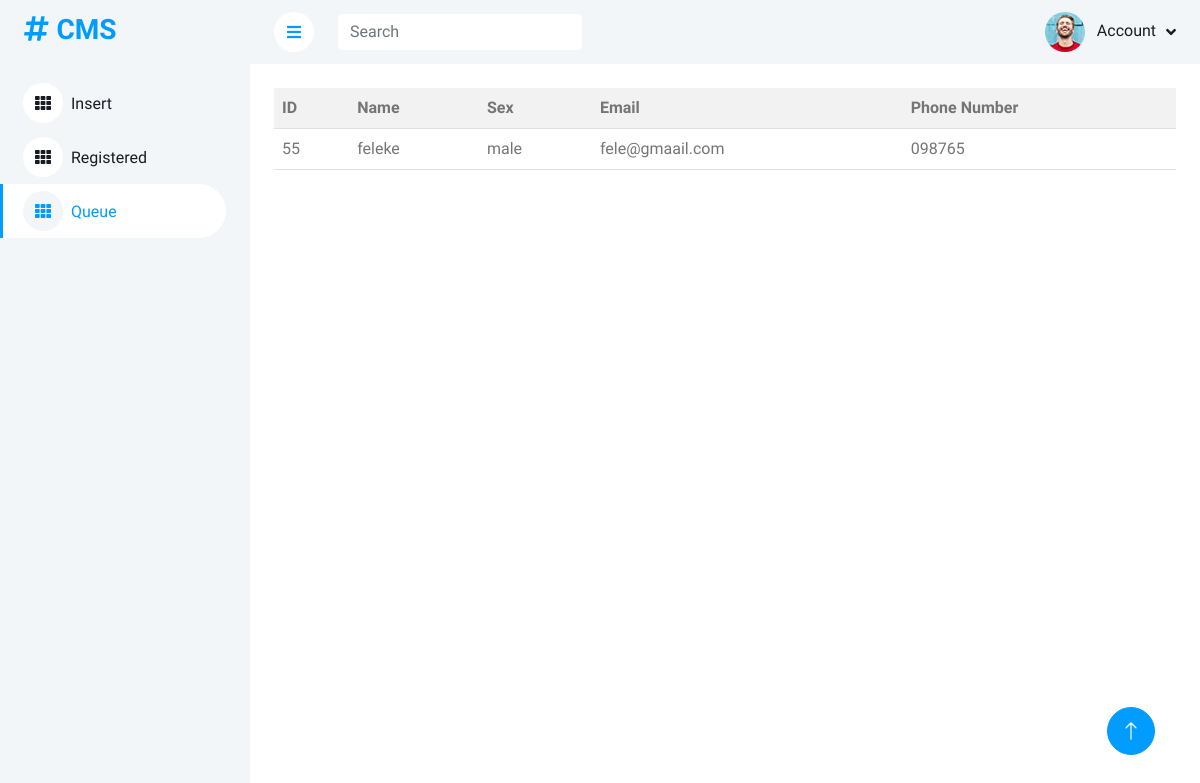
Screenshot of /queue.php with the database file from the repository.
### tables this page shows
CREATE TABLE IF NOT EXISTS `queue` (
  `id` int(11) NOT NULL AUTO_INCREMENT,
  `name` varchar(255) NOT NULL,
  `sex` enum('male','female') NOT NULL,
  `email` varchar(255) NOT NULL,
  `phone_number` varchar(20) NOT NULL,
  `status` varchar(50) NOT NULL,
  `p_id` int(11) NOT NULL,
  PRIMARY KEY (`id`)
);

### queue.php (the view, shortened to what this page needs)
<!DOCTYPE html>
<html lang="en">
<head>
    <link href="https://cdnjs.cloudflare.com/ajax/libs/font-awesome/5.10.0/css/all.min.css" rel="stylesheet">
    <link href="https://cdn.jsdelivr.net/npm/bootstrap-icons@1.4.1/font/bootstrap-icons.css" rel="stylesheet">
    <link href="lib/owlcarousel/assets/owl.carousel.min.css" rel="stylesheet">
    <link href="lib/tempusdominus/css/tempusdominus-bootstrap-4.min.css" rel="stylesheet" />
    <link href="css/bootstrap.min.css" rel="stylesheet">
    <link href="css/style.css" rel="stylesheet">
</head>
<body>
    <div class="container-fluid position-relative bg-white d-flex p-0">
        <div class="sidebar pe-4 pb-3">
            <nav class="navbar bg-light navbar-light">
                <a href="insert.html" class="navbar-brand mx-4 mb-3">
                    <h3 class="text-primary"><i class="fa fa-hashtag me-2"></i>CMS</h3>
                </a>
                <div class="navbar-nav w-100">
                    <a href="insert.html" class="nav-item nav-link"><i class="fa fa-th me-2"></i>Insert</a>
                    <a href="registered.php" class="nav-item nav-link"><i class="fa fa-th me-2"></i>Registered</a>
                    <a href="queue.php" class="nav-item nav-link active"><i class="fa fa-th me-2"></i>Queue</a>
                </div>
            </nav>
        </div>
        <div class="content">
            <nav class="navbar navbar-expand bg-light navbar-light sticky-top px-4 py-0">
                <a href="#" class="sidebar-toggler flex-shrink-0">
                    <i class="fa fa-bars"></i>
                </a>
                <form class="d-none d-md-flex ms-4">
                    <input class="form-control border-0" type="search" placeholder="Search">
                </form>
                <div class="navbar-nav align-items-center ms-auto">
                    <div class="nav-item dropdown">
                        <a href="#" class="nav-link dropdown-toggle" data-bs-toggle="dropdown">
                            <img class="rounded-circle me-lg-2" src="img/user.jpg" alt="" style="width: 40px; height: 40px;">
                            <span class="d-none d-lg-inline-flex">Account</span>
                        </a>
                    </div>
                </div>
            </nav>
            <div class="container-fluid pt-4 px-4">
	<table class="table table-striped">
		<tr>
			<th>ID</th>
			<th>Name</th>
			<th>Sex</th>
			<th>Email</th>
			<th>Phone Number</th>
		</tr>
		<?php
			$servername = "localhost";
			$username = "root";
			$password = "";
			$dbname = "clinic";
			$conn = mysqli_connect($servername, $username, $password, $dbname);
			$sql = "SELECT * FROM queue";
			$result = mysqli_query($conn, $sql);
			while ($row = mysqli_fetch_assoc($result)) {
			    echo "<tr>";
			    echo "<td>".$row['id']."</td>";
			    echo "<td>".$row['name']."</td>";
			    echo "<td>".$row['sex']."</td>";
			    echo "<td>".$row['email']."</td>";
			    echo "<td>".$row['phone_number']."</td>";
			    echo "</tr>";
			}
		?>
	</table>
        </div>
        <a href="#" class="btn btn-lg btn-primary btn-lg-square back-to-top"><i class="bi bi-arrow-up"></i></a>
    </div>
</body>
</html>

### css/style.css (style rules this page uses)
:root { --primary: #009CFF; --light: #F3F6F9; --dark: #191C24; }
.back-to-top { position: fixed; display: none; right: 45px; bottom: 45px; z-index: 99; }
.btn { transition: .5s; }
.btn.btn-primary { color: #FFFFFF; }
.btn-lg-square { width: 48px; height: 48px; }
.btn-square, .btn-sm-square, .btn-lg-square { padding: 0; display: inline-flex; align-items: center; justify-content: center; font-weight: normal; border-radius: 50px; }
.sidebar { position: fixed; top: 0; left: 0; bottom: 0; width: 250px; height: 100vh; overflow-y: auto; background: var(--light); transition: 0.5s; z-index: 999; }
.content { margin-left: 250px; min-height: 100vh; background: #FFFFFF; transition: 0.5s; }
@media (min-width: 992px) { .sidebar { margin-left: 0; } }
@media (min-width: 992px) { .content { width: calc(100% - 250px); } }
.sidebar .navbar .navbar-nav .nav-link { padding: 7px 20px; color: var(--dark); font-weight: 500; border-left: 3px solid var(--light); border-radius: 0 30px 30px 0; outline: none; }
.sidebar .navbar .navbar-nav .nav-link:hover, .sidebar .navbar .navbar-nav .nav-link.active { color: var(--primary); background: #FFFFFF; border-color: var(--primary); }
.sidebar .navbar .navbar-nav .nav-link i { width: 40px; height: 40px; display: inline-flex; align-items: center; justify-content: center; background: #FFFFFF; border-radius: 40px; }
.sidebar .navbar .navbar-nav .nav-link:hover i, .sidebar .navbar .navbar-nav .nav-link.active i { background: var(--light); }
.content .navbar .navbar-nav .nav-link { margin-left: 25px; padding: 12px 0; color: var(--dark); outline: none; }
.content .navbar .sidebar-toggler, .content .navbar .navbar-nav .nav-link i { width: 40px; height: 40px; display: inline-flex; align-items: center; justify-content: center; background: #FFFFFF; border-radius: 40px; }
.content .navbar .dropdown-toggle::after { margin-left: 6px; vertical-align: middle; border: none; content: "\f107"; font-family: "Font Awesome 5 Free"; font-weight: 900; transition: .5s; }

### rows the page displays
queue: id "55", name "feleke", sex "male", email "fele@gmaail.com", phone_number "098765"
